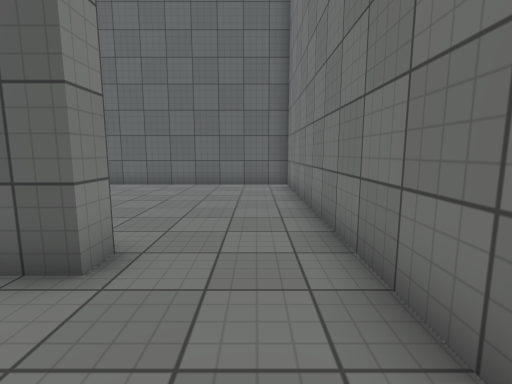
View 1 (above)

20 first-person views from a walk through a Unity game level. The camera is 1.3 m above the floor, tilts 8° down and sees 85° across. The floor is counted in squares, 1 m on a side. Each view is taken from the middle of a square. On the plan, view 1 faces up. The plan holds only what a view shows up to about 13 squares ahead; the rest is blank. The place goes on beyond the plan. The player is left out. Surface patterns are stand-ins for the level's own textures.

View 2
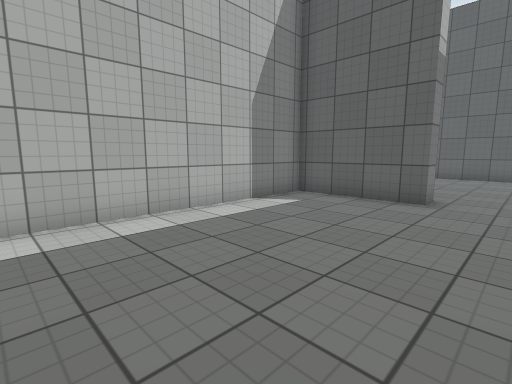

View 3
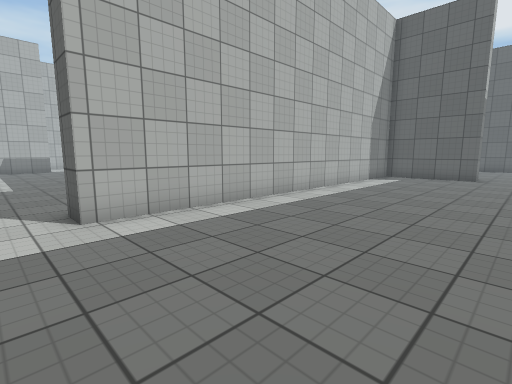

View 4
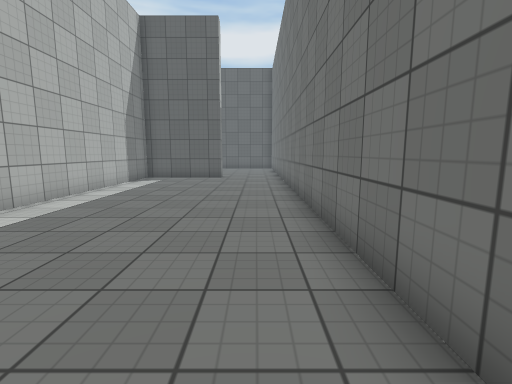

View 5
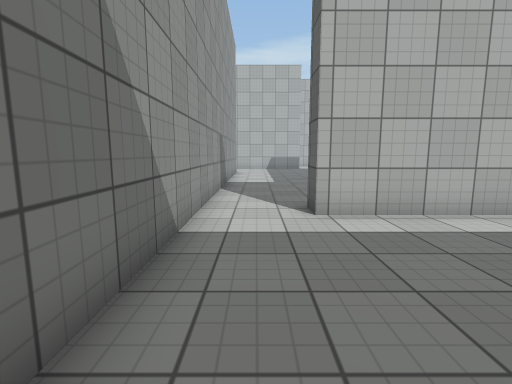

View 6
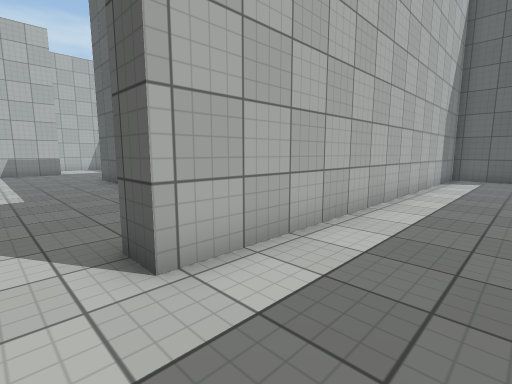

View 7
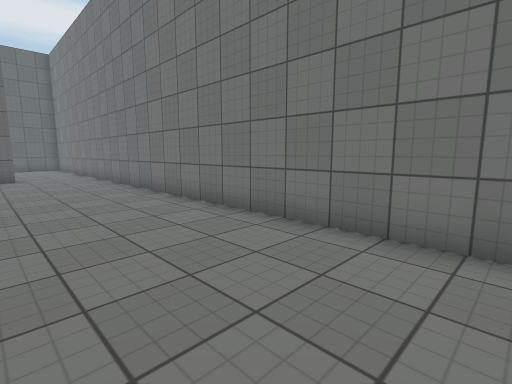

View 8
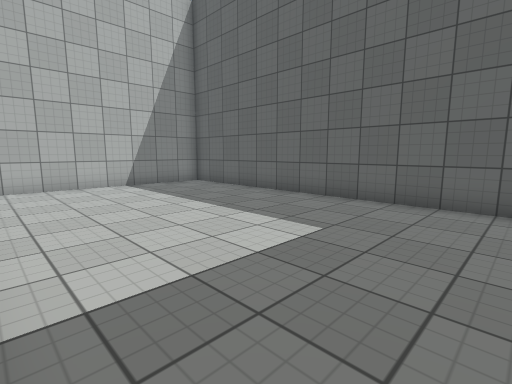

View 9
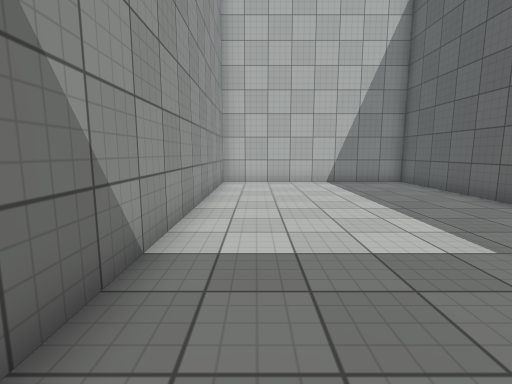

View 10
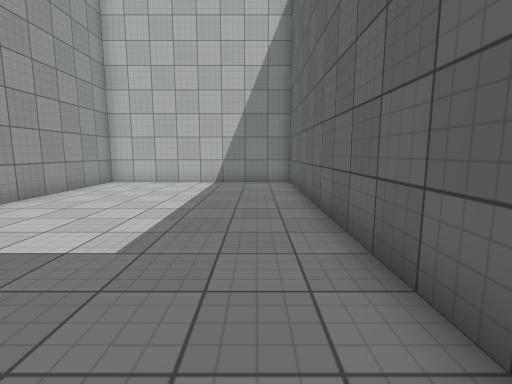

View 11
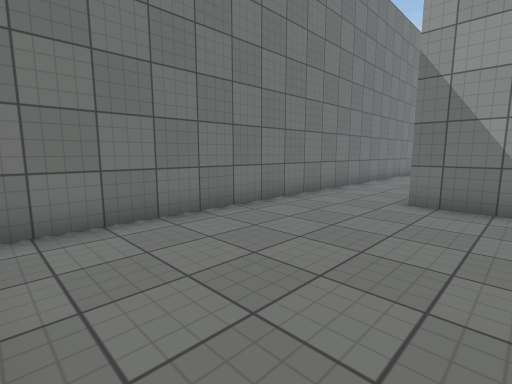

View 12
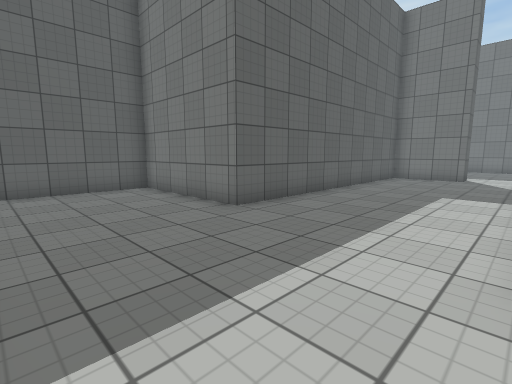

View 13
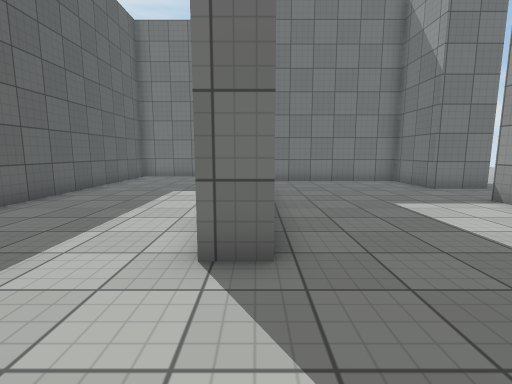

View 14
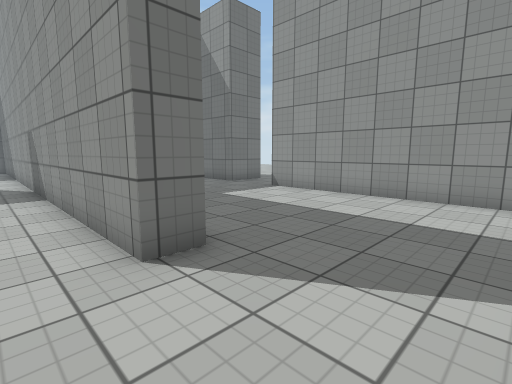

View 15
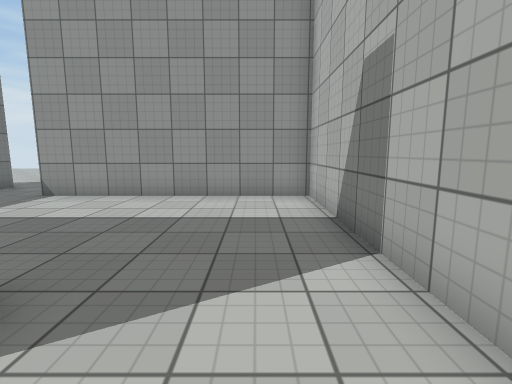

View 16
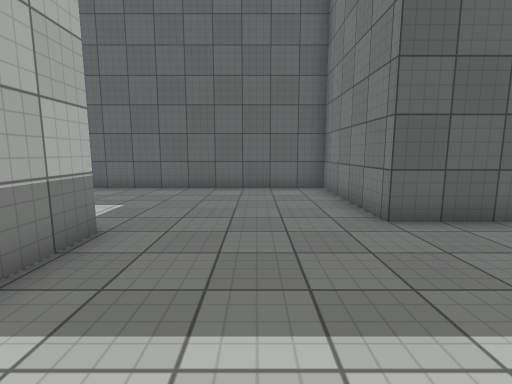

View 17
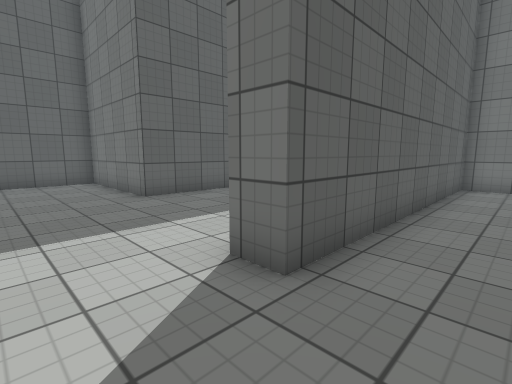

View 18
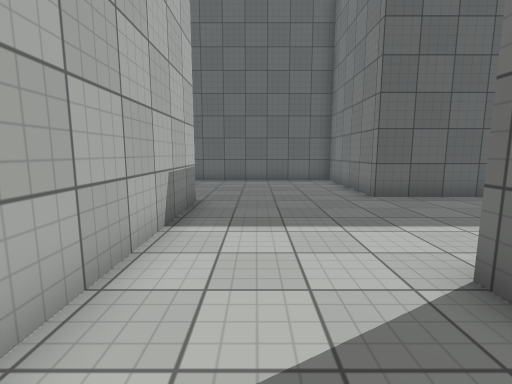

View 19
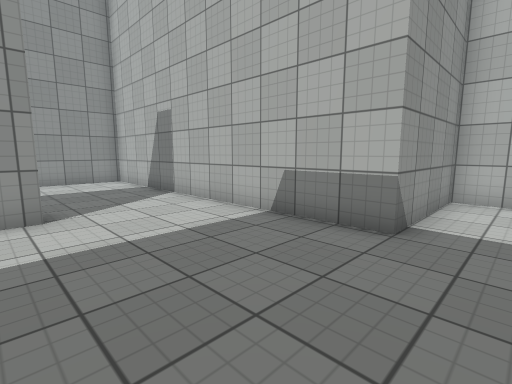

View 20
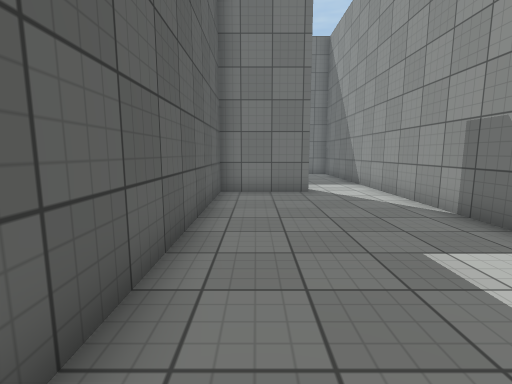

### Floor plan
Ten units are one square. View 1 is at (0, 0); x grows to the right and y downward. Boxes are objects, and circles mark ways between rooms. Rooms are numbered by the first view taken in them; rooms with no view inside come last. Other rooms are left out.
<svg viewBox="-270 -120 288 360">
<path fill="none" stroke="#000" d="M-19 -28 -57 -28 -57 118M13 130 13 -25M-54 143 -12 143M13 -25 13 -115 -135 -115 -135 -35 -19 -35 -19 -28M-265 95 -226 95 -226 214 -144 214M-57 118 -67 118 -67 88 -175 88 -175 37 -261 37M-119 235 -119 214 -91 214 -91 152 -188 152 -188 143 -54 143"/>
<circle cx="-5" cy="-30" r="3" fill="#2a7"/>
<circle cx="-65" cy="125" r="3" fill="#2a7"/>
<text x="-30" y="50">1</text>
<text x="-60" y="-70">2</text>
<text x="-170" y="130">3</text>
</svg>
Room 1 opens to room 2. Room 1 opens to room 3.

Where each view was taken, in squares from view 1:
view 1: 0 up, 0 right, facing up
view 2: 5 down, 0 right, facing up-left
view 3: 13 down, 0 right, facing up-left
view 4: 12 down, 0 right, facing up
view 5: 13 down, 0 right, facing left
view 6: 13 down, 3 left, facing up-left
view 7: 13 down, 3 left, facing up-right
view 8: 4 up, 2 left, facing up-left
view 9: 5 up, 1 left, facing left
view 10: 10 up, 1 left, facing left
view 11: 11 up, 4 left, facing down-right
view 12: 14 down, 22 left, facing up-right
view 13: 15 down, 22 left, facing right
view 14: 13 down, 22 left, facing down-right
view 15: 13 down, 21 left, facing down
view 16: 14 down, 20 left, facing up
view 17: 17 down, 21 left, facing up-right
view 18: 17 down, 21 left, facing up
view 19: 8 down, 18 left, facing down-left
view 20: 10 down, 16 left, facing right
